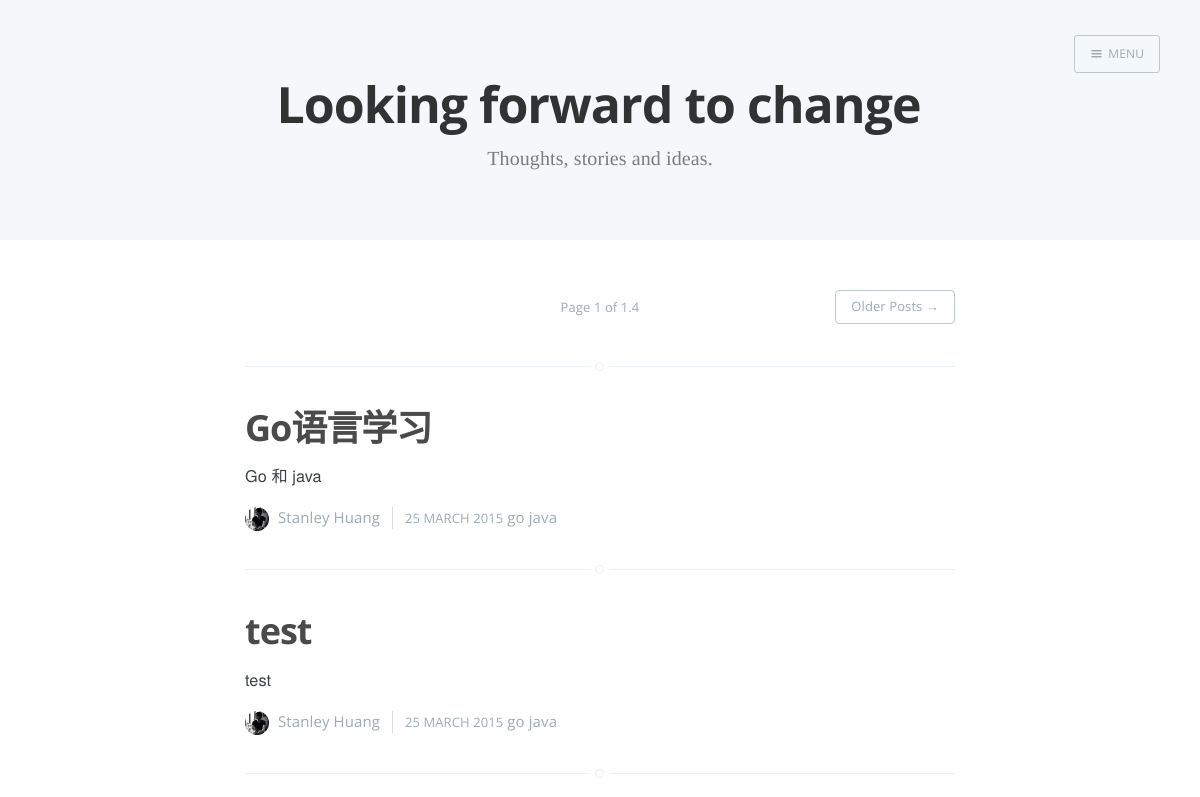
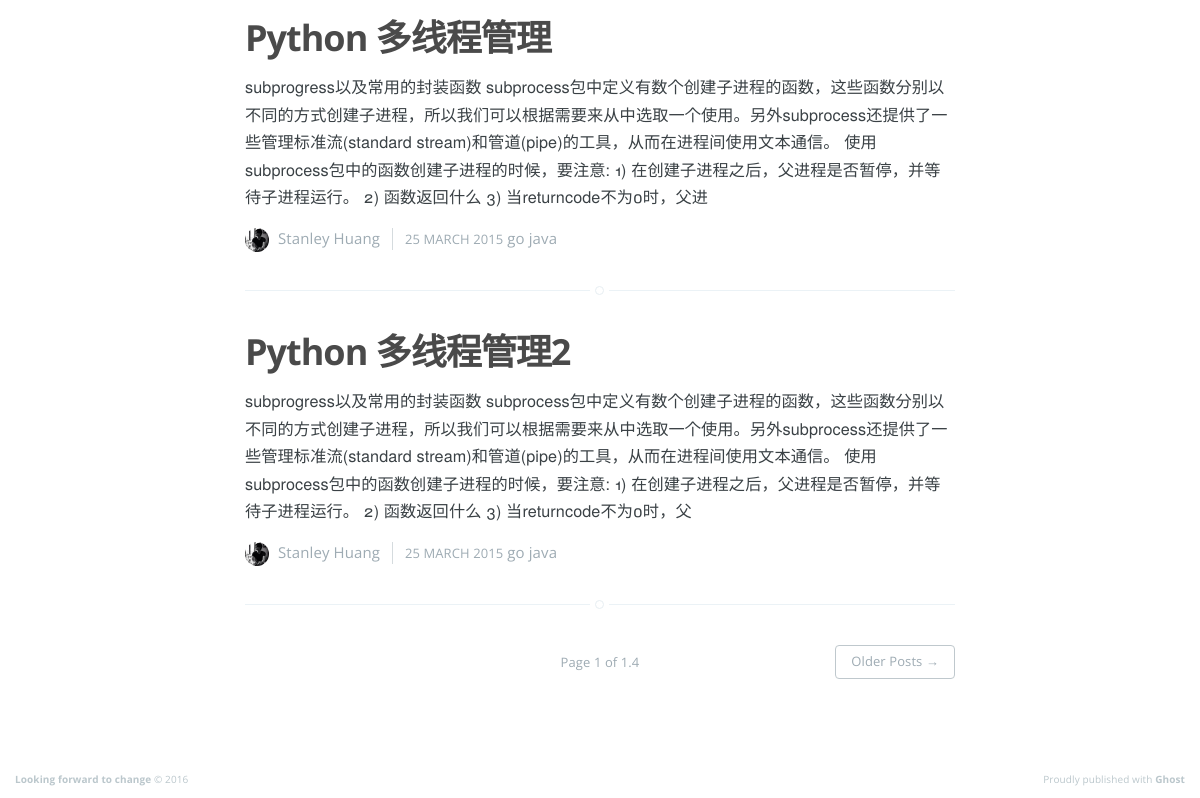
The app's page /java/posts/1, older data (2 pictures, top to bottom).
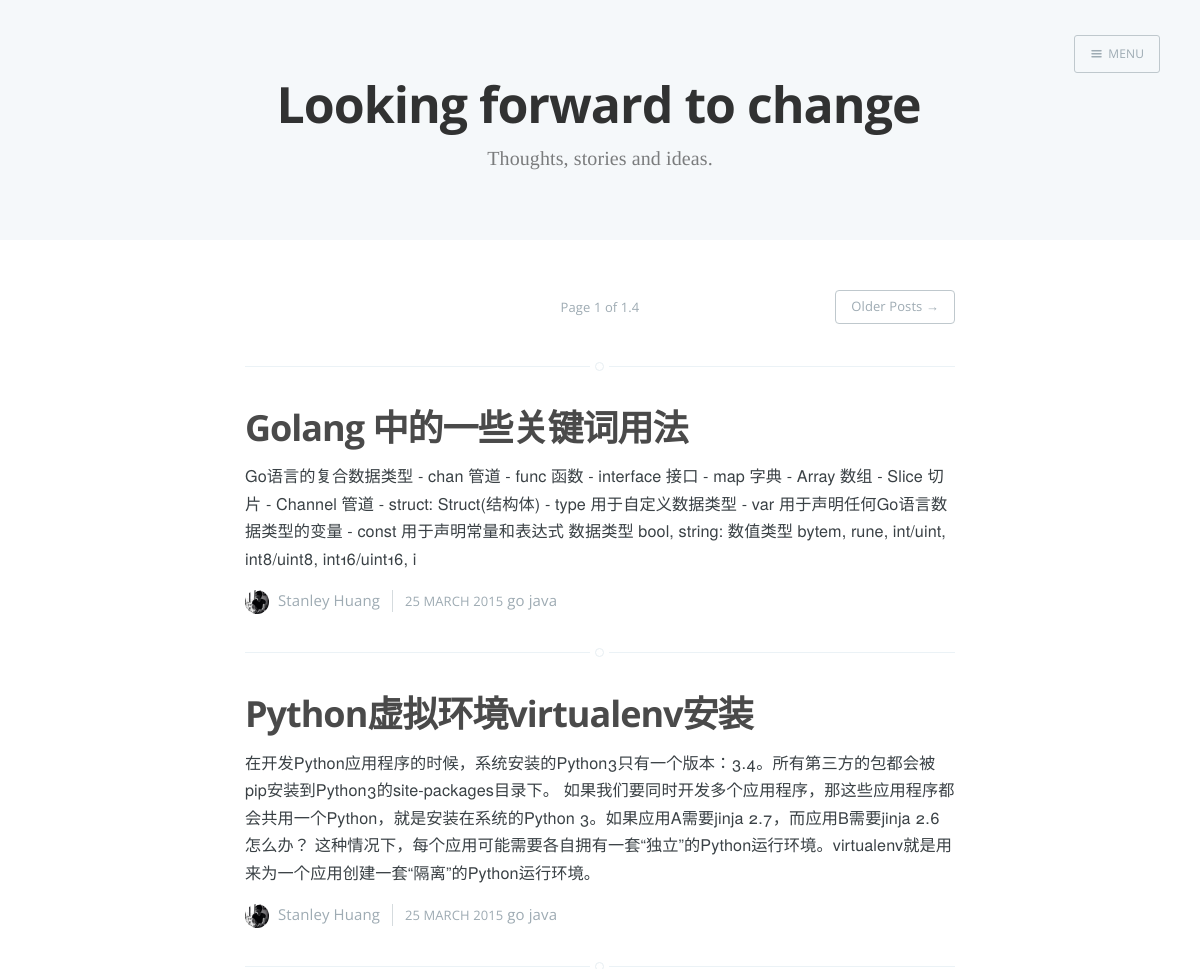
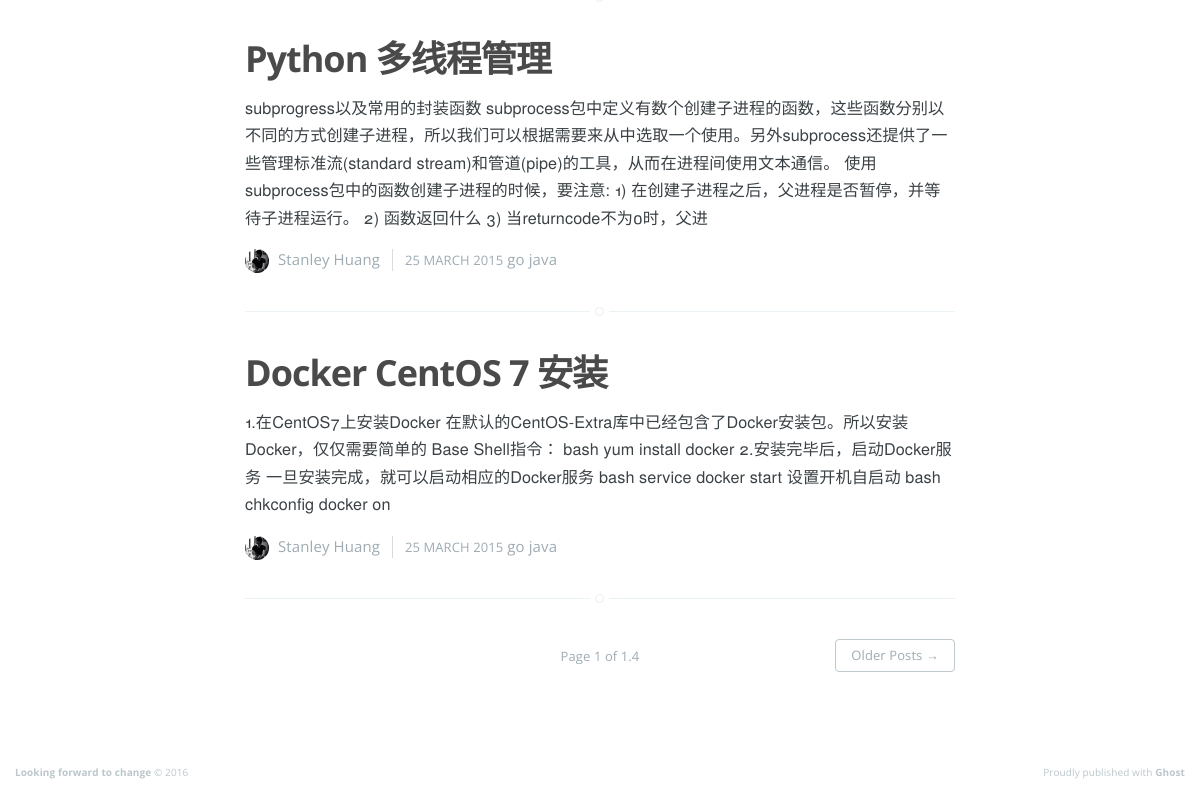
The same page, newer data (2 pictures, top to bottom).
### models.py (models this page shows, shortened)
class BaseModel(Model):
    class Meta:
        database = datebase

class Post(BaseModel):
    title = CharField(index=True, unique=True)
    content = TextField()
    timestamp = DateTimeField(default=datetime.now, index=True)
    status = IntegerField(default=PUBLISH_STATUS)
    user = ForeignKeyField(User)
    class Meta:
        order_by = ('-timestamp',)
    def get_labels(self):
        labels = (Label.select().join(LabelRelationship,
                                      on=LabelRelationship.label).where(LabelRelationship.post == self))
        return labels
    def get_brief(self):
        brief = self.content
        filters = ['*', '#', '`', '>']
        for filter in filters:
            brief = brief.replace(filter, '')
        if len(brief) > 250:
            return brief[0:250]
        else:
            return brief

class Label(BaseModel):
    text = CharField(index=True, unique=True)
    user = ForeignKeyField(User)
    timestamp = DateTimeField(default=datetime.now, index=True)
    class Meta:
        order_by = ('-timestamp',)
    def get_posts(self, page):
        public_posts = (Post.select().join(LabelRelationship,
                                           on=LabelRelationship.post)
                        .where(LabelRelationship.label == self)
                        .paginate(page, PER_PAGE_NUM))
        return public_posts

### view.py (the view)
@app.route("/<string:text>/posts/<int:page>", methods=['GET'])
def label_relative_posts(text, page):
    if not request.method == 'GET':
        return MethodNotAllowed
    print "test is %s " % text
    label = Label.select().where(Label.text == text).get()
    public_posts = label.get_posts(page)
    public_labels = Label.select()
    return render_template("label-index.html", posts=public_posts, labels=public_labels,
                           total=get_label_posts_total_page(text), page=page, label=label)

### view.py (called while the page is built)
def get_label_posts_total_page(label):
    labelModel = Label.get(Label.text == label)
    count = (Post.select().join(LabelRelationship,
                                on=LabelRelationship.post)
             .where(LabelRelationship.label == labelModel)
             .count())
    return (count / PER_PAGE_NUM + 1) \
        if count % PER_PAGE_NUM != 0 else (count / PER_PAGE_NUM)

### templates/label-index.html (shortened to what this page needs)
<!DOCTYPE html>
<html>
<head>
    <link rel="stylesheet" type="text/css" href="/static/css/screen.css?v=a5427482e1"/>
</head>
<body class="paged archive-template nav-closed">
<div class="site-wrapper">
    <header class="main-header no-cover">
        <nav class="main-nav overlay clearfix">
            <a class="menu-button icon-menu" href="#"><span class="word">Menu</span></a>
        </nav>
        <div class="vertical">
            <div class="main-header-content inner">
                <h1 class="page-title">Looking forward to change</h1>
                <h2 class="page-description">Thoughts, stories and ideas.</h2>
            </div>
        </div>
    </header>
    <main id="content" class="content" role="main">
        <div class="extra-pagination inner">
            <nav class="pagination" role="navigation">
                <span class="page-number">Page {{ page }} of {{ total }}</span>
                {% if page < total %}
                <a class="older-posts" href="/{{ label.text }}/posts/{{ page+1 }}">Older Posts &rarr;</a>
                {% endif %}
            </nav>
        </div>
        {% for post in posts %}
        <article class="post">
            <header class="post-header">
                <h2 class="post-title"><a href="/blogs/{{ post.id }}">{{
                    post.title }}</a></h2>
            </header>
            <section class="post-excerpt">
                <p>
                    {{ post.get_brief() }}
                </p>
            </section>
            <footer class="post-meta">
                <img class="author-thumb" src="/static/img/touxiang.jpg"
                     alt="Author image" nopin="nopin"/>
                <a href="/author/daniel/">Stanley Huang</a>
                <time class="post-date" datetime="2015-03-25">25 March 2015</time>
                {% for label in post.get_labels() %}
                {{ label.text }}
                {% endfor %}
            </footer>
        </article>
        {% endfor %}
        <nav class="pagination" role="navigation">
            <span class="page-number">Page {{ page }} of {{ total }}</span>
            {% if page < total %}
            <a class="older-posts" href="/{{ label.text }}/posts/{{ page+1 }}">Older Posts &rarr;</a>
            {% endif %}
        </nav>
    </main>
    <footer class="site-footer clearfix">
        <section class="copyright"><a href="#">Looking forward to change</a> &copy; 2016
        </section>
        <section class="poweredby">Proudly published with <a href="#">Ghost</a></section>
    </footer>
</div>
</body>
</html>

Row changes from the older to the newer data that the page shows:
changed Post: title "Go语言学习" → "Golang 中的一些关键词用法"; get_brief "Go 和 java" → "Go语言的复合数据类型 - chan 管道 - func 函数 - interface 接口 - map 字典 - Array 数组 - Slice 切片 - Channel 管道 - struct: Struct(结构体) - type 用于自定义数据类型 - var 用于声明任何Go语言数据类型的变量 - const 用于声明常量和表达式 数据类型 bool, string: 数值类型 bytem, rune, int/uint, int8/uint8, int16/uint16, i"
changed Post: title "test" → "Python虚拟环境virtualenv安装"; get_brief "test" → "在开发Python应用程序的时候，系统安装的Python3只有一个版本：3.4。所有第三方的包都会被pip安装到Python3的site-packages目录下。 如果我们要同时开发多个应用程序，那这些应用程序都会共用一个Python，就是安装在系统的Python 3。如果应用A需要jinja 2.7，而应用B需要jinja 2.6怎么办？ 这种情况下，每个应用可能需要各自拥有一套“独立”的Python运行环境。virtualenv就是用来为一个应用创建一套“隔离”的Python运行环境。"
changed Post: title "Python 多线程管理2" → "Docker CentOS 7 安装"; get_brief "subprogress以及常用的封装函数 subprocess包中定义有数个创建子进程的函数，这些函数分别以不同的方式创建子进程，所以我们可以根据需要来从中选取一个使用。另外subprocess还提供了一些管理标准流(standard stream)和管道(pipe)的工具，从而在进程间使用文本通信。 使用subprocess包中的函数创建子进程的时候，要注意: 1) 在创建子进程之后，父进程是否暂停，并等待子进程运行。 2) 函数返回什么 3) 当returncode不为0时，父" → "1.在CentOS7上安装Docker 在默认的CentOS-Extra库中已经包含了Docker安装包。所以安装Docker，仅仅需要简单的 Base Shell指令： bash yum install docker 2.安装完毕后，启动Docker服务 一旦安装完成，就可以启动相应的Docker服务 bash service docker start 设置开机自启动 bash chkconfig docker on"
